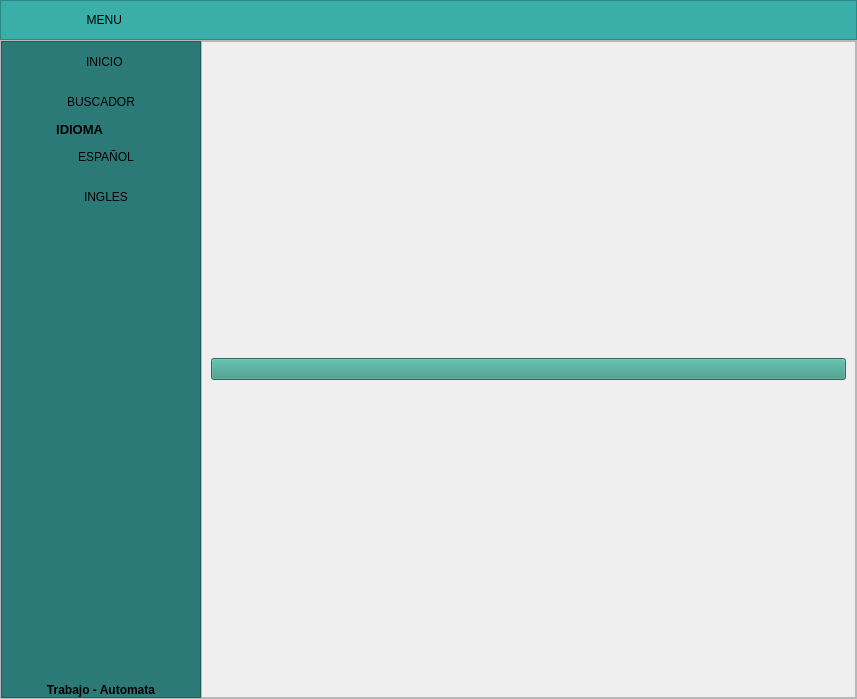
<?xml version="1.0" encoding="UTF-8"?>
<ui version="4.0">
 <class>MainWindow</class>
 <widget class="QMainWindow" name="MainWindow">
  <property name="geometry">
   <rect>
    <x>0</x>
    <y>0</y>
    <width>857</width>
    <height>699</height>
   </rect>
  </property>
  <property name="windowTitle">
   <string>MainWindow</string>
  </property>
  <widget class="QWidget" name="centralwidget">
   <layout class="QVBoxLayout" name="verticalLayout">
    <property name="spacing">
     <number>0</number>
    </property>
    <property name="leftMargin">
     <number>0</number>
    </property>
    <property name="topMargin">
     <number>0</number>
    </property>
    <property name="rightMargin">
     <number>0</number>
    </property>
    <property name="bottomMargin">
     <number>0</number>
    </property>
    <item>
     <widget class="QFrame" name="frame_superior">
      <property name="minimumSize">
       <size>
        <width>0</width>
        <height>40</height>
       </size>
      </property>
      <property name="maximumSize">
       <size>
        <width>16777215</width>
        <height>40</height>
       </size>
      </property>
      <property name="styleSheet">
       <string notr="true">background-color: rgb(58, 175, 169);</string>
      </property>
      <property name="frameShape">
       <enum>QFrame::StyledPanel</enum>
      </property>
      <property name="frameShadow">
       <enum>QFrame::Raised</enum>
      </property>
      <layout class="QHBoxLayout" name="horizontalLayout_2">
       <property name="spacing">
        <number>2</number>
       </property>
       <property name="leftMargin">
        <number>0</number>
       </property>
       <property name="topMargin">
        <number>0</number>
       </property>
       <property name="rightMargin">
        <number>0</number>
       </property>
       <property name="bottomMargin">
        <number>0</number>
       </property>
       <item>
        <widget class="QPushButton" name="bt_menu">
         <property name="minimumSize">
          <size>
           <width>200</width>
           <height>35</height>
          </size>
         </property>
         <property name="maximumSize">
          <size>
           <width>16777215</width>
           <height>35</height>
          </size>
         </property>
         <property name="styleSheet">
          <string notr="true">QPushButton{
background-color: #3AAFA9;
border-radius:0px;
}

QPushButton:hover{
background-color: white;
front: 87 12pt &quot;Arial Black&quot;;
}</string>
         </property>
         <property name="text">
          <string>  MENU</string>
         </property>
         <property name="icon">
          <iconset>
           <normaloff>assets/MENU.png</normaloff>assets/MENU.png</iconset>
         </property>
        </widget>
       </item>
       <item>
        <spacer name="horizontalSpacer">
         <property name="orientation">
          <enum>Qt::Horizontal</enum>
         </property>
         <property name="sizeHint" stdset="0">
          <size>
           <width>441</width>
           <height>20</height>
          </size>
         </property>
        </spacer>
       </item>
      </layout>
     </widget>
    </item>
    <item>
     <widget class="QFrame" name="frame_inferior">
      <property name="frameShape">
       <enum>QFrame::StyledPanel</enum>
      </property>
      <property name="frameShadow">
       <enum>QFrame::Raised</enum>
      </property>
      <layout class="QHBoxLayout" name="horizontalLayout">
       <property name="spacing">
        <number>0</number>
       </property>
       <property name="leftMargin">
        <number>0</number>
       </property>
       <property name="topMargin">
        <number>0</number>
       </property>
       <property name="rightMargin">
        <number>0</number>
       </property>
       <property name="bottomMargin">
        <number>0</number>
       </property>
       <item>
        <widget class="QFrame" name="lateral">
         <property name="minimumSize">
          <size>
           <width>200</width>
           <height>25</height>
          </size>
         </property>
         <property name="maximumSize">
          <size>
           <width>0</width>
           <height>16777215</height>
          </size>
         </property>
         <property name="styleSheet">
          <string notr="true">QFrame{
background-color:#2B7A78;
}

QPushButton{
background-color:#2B7A78;
border-top-left-radius:20px;
border-bottom-left-radius:20px;

font: 75 12pt &quot;Arial Narrow&quot;;
}

QPushButton:hover{
background-color:white;
border-top-left-radius:20px;
border-bottom-left-radius:20px;

font: 75 12pt&quot;Arial Narrow&quot;;
}</string>
         </property>
         <property name="frameShape">
          <enum>QFrame::StyledPanel</enum>
         </property>
         <property name="frameShadow">
          <enum>QFrame::Raised</enum>
         </property>
         <layout class="QVBoxLayout" name="verticalLayout_3">
          <property name="spacing">
           <number>0</number>
          </property>
          <property name="leftMargin">
           <number>0</number>
          </property>
          <property name="topMargin">
           <number>0</number>
          </property>
          <property name="rightMargin">
           <number>0</number>
          </property>
          <property name="bottomMargin">
           <number>0</number>
          </property>
          <item>
           <widget class="QPushButton" name="BotonInicio">
            <property name="minimumSize">
             <size>
              <width>0</width>
              <height>40</height>
             </size>
            </property>
            <property name="maximumSize">
             <size>
              <width>16777215</width>
              <height>40</height>
             </size>
            </property>
            <property name="text">
             <string>  INICIO</string>
            </property>
            <property name="icon">
             <iconset>
              <normaloff>assets/pngwing.com.png</normaloff>assets/pngwing.com.png</iconset>
            </property>
            <property name="iconSize">
             <size>
              <width>32</width>
              <height>32</height>
             </size>
            </property>
           </widget>
          </item>
          <item>
           <widget class="QPushButton" name="Buscador">
            <property name="minimumSize">
             <size>
              <width>0</width>
              <height>40</height>
             </size>
            </property>
            <property name="maximumSize">
             <size>
              <width>16777215</width>
              <height>40</height>
             </size>
            </property>
            <property name="text">
             <string>BUSCADOR</string>
            </property>
            <property name="icon">
             <iconset>
              <normaloff>assets/LUPA.png</normaloff>assets/LUPA.png</iconset>
            </property>
            <property name="iconSize">
             <size>
              <width>32</width>
              <height>32</height>
             </size>
            </property>
           </widget>
          </item>
          <item>
           <widget class="QLabel" name="label_3">
            <property name="font">
             <font>
              <pointsize>10</pointsize>
              <weight>75</weight>
              <bold>true</bold>
             </font>
            </property>
            <property name="text">
             <string>               IDIOMA</string>
            </property>
           </widget>
          </item>
          <item>
           <widget class="QPushButton" name="Spanish">
            <property name="minimumSize">
             <size>
              <width>0</width>
              <height>40</height>
             </size>
            </property>
            <property name="maximumSize">
             <size>
              <width>16777215</width>
              <height>40</height>
             </size>
            </property>
            <property name="text">
             <string>   ESPAÑOL</string>
            </property>
            <property name="icon">
             <iconset>
              <normaloff>assets/España.png</normaloff>assets/España.png</iconset>
            </property>
            <property name="iconSize">
             <size>
              <width>32</width>
              <height>32</height>
             </size>
            </property>
           </widget>
          </item>
          <item>
           <widget class="QPushButton" name="English">
            <property name="minimumSize">
             <size>
              <width>0</width>
              <height>40</height>
             </size>
            </property>
            <property name="maximumSize">
             <size>
              <width>16777215</width>
              <height>40</height>
             </size>
            </property>
            <property name="text">
             <string>   INGLES</string>
            </property>
            <property name="icon">
             <iconset>
              <normaloff>assets/USA.webp</normaloff>assets/USA.webp</iconset>
            </property>
            <property name="iconSize">
             <size>
              <width>32</width>
              <height>32</height>
             </size>
            </property>
           </widget>
          </item>
          <item>
           <spacer name="verticalSpacer">
            <property name="orientation">
             <enum>Qt::Vertical</enum>
            </property>
            <property name="sizeHint" stdset="0">
             <size>
              <width>20</width>
              <height>297</height>
             </size>
            </property>
           </spacer>
          </item>
          <item>
           <widget class="QLabel" name="label">
            <property name="font">
             <font>
              <weight>75</weight>
              <bold>true</bold>
             </font>
            </property>
            <property name="text">
             <string>Trabajo - Automata</string>
            </property>
            <property name="alignment">
             <set>Qt::AlignCenter</set>
            </property>
           </widget>
          </item>
         </layout>
        </widget>
       </item>
       <item>
        <widget class="QFrame" name="frame_contenedor">
         <property name="frameShape">
          <enum>QFrame::StyledPanel</enum>
         </property>
         <property name="frameShadow">
          <enum>QFrame::Raised</enum>
         </property>
         <layout class="QVBoxLayout" name="verticalLayout_2">
          <property name="spacing">
           <number>0</number>
          </property>
          <property name="leftMargin">
           <number>0</number>
          </property>
          <property name="topMargin">
           <number>0</number>
          </property>
          <property name="rightMargin">
           <number>0</number>
          </property>
          <property name="bottomMargin">
           <number>0</number>
          </property>
          <item>
           <widget class="QStackedWidget" name="stackedWidget">
            <property name="currentIndex">
             <number>0</number>
            </property>
            <widget class="QWidget" name="page1">
             <layout class="QVBoxLayout" name="verticalLayout_4">
              <item>
               <widget class="QPushButton" name="imagenrobot">
                <property name="styleSheet">
                 <string notr="true">background-color: rgb(55, 150, 131);</string>
                </property>
                <property name="text">
                 <string/>
                </property>
                <property name="icon">
                 <iconset>
                  <normaloff>assets/robot.png</normaloff>assets/robot.png</iconset>
                </property>
                <property name="iconSize">
                 <size>
                  <width>500</width>
                  <height>500</height>
                 </size>
                </property>
               </widget>
              </item>
             </layout>
            </widget>
            <widget class="QWidget" name="page2">
             <layout class="QVBoxLayout" name="verticalLayout_5">
              <item>
               <widget class="QFrame" name="MarcoDerecho">
                <property name="styleSheet">
                 <string notr="true">background-color: rgb(55, 150, 131);</string>
                </property>
                <property name="frameShape">
                 <enum>QFrame::StyledPanel</enum>
                </property>
                <property name="frameShadow">
                 <enum>QFrame::Raised</enum>
                </property>
                <widget class="QPushButton" name="BotonBuscar">
                 <property name="geometry">
                  <rect>
                   <x>440</x>
                   <y>90</y>
                   <width>74</width>
                   <height>40</height>
                  </rect>
                 </property>
                 <property name="minimumSize">
                  <size>
                   <width>0</width>
                   <height>40</height>
                  </size>
                 </property>
                 <property name="maximumSize">
                  <size>
                   <width>16777215</width>
                   <height>40</height>
                  </size>
                 </property>
                 <property name="styleSheet">
                  <string notr="true">QPushButton{
border:0px;
}

QPushButton:hover{
background-color: white;
front: 87 12pt &quot;Arial Black&quot;;
}
</string>
                 </property>
                 <property name="text">
                  <string>Buscar</string>
                 </property>
                 <property name="icon">
                  <iconset>
                   <normaloff>assets/LUPA.png</normaloff>assets/LUPA.png</iconset>
                 </property>
                </widget>
                <widget class="QLabel" name="Etiqueta">
                 <property name="geometry">
                  <rect>
                   <x>60</x>
                   <y>10</y>
                   <width>491</width>
                   <height>61</height>
                  </rect>
                 </property>
                 <property name="font">
                  <font>
                   <pointsize>14</pointsize>
                   <weight>75</weight>
                   <bold>true</bold>
                  </font>
                 </property>
                 <property name="styleSheet">
                  <string notr="true">QLabel{
border:0px;
}

QLabel:hover{
front: 87 12pt &quot;Arial Black&quot;;
}
</string>
                 </property>
                 <property name="text">
                  <string>Automata de la expresion |   A*(B U C)*</string>
                 </property>
                 <property name="alignment">
                  <set>Qt::AlignCenter</set>
                 </property>
                </widget>
                <widget class="QLabel" name="RespuestAN">
                 <property name="geometry">
                  <rect>
                   <x>80</x>
                   <y>136</y>
                   <width>351</width>
                   <height>20</height>
                  </rect>
                 </property>
                 <property name="text">
                  <string/>
                 </property>
                 <property name="alignment">
                  <set>Qt::AlignCenter</set>
                 </property>
                </widget>
                <widget class="QLineEdit" name="BuscarPalabra">
                 <property name="geometry">
                  <rect>
                   <x>80</x>
                   <y>100</y>
                   <width>351</width>
                   <height>21</height>
                  </rect>
                 </property>
                 <property name="styleSheet">
                  <string notr="true">background-color: rgb(255, 255, 255);</string>
                 </property>
                 <property name="placeholderText">
                  <string>Insertar la palabra que desea buscar</string>
                 </property>
                </widget>
               </widget>
              </item>
             </layout>
            </widget>
           </widget>
          </item>
         </layout>
        </widget>
       </item>
      </layout>
     </widget>
    </item>
   </layout>
  </widget>
 </widget>
 <resources/>
 <connections/>
</ui>
